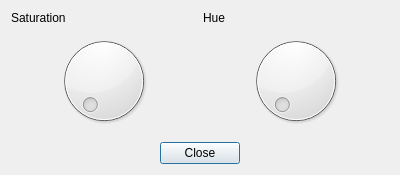
<?xml version="1.0" encoding="UTF-8"?>
<ui version="4.0">
 <class>ImageEditorDialog</class>
 <widget class="QDialog" name="ImageEditorDialog">
  <property name="geometry">
   <rect>
    <x>0</x>
    <y>0</y>
    <width>400</width>
    <height>175</height>
   </rect>
  </property>
  <property name="windowTitle">
   <string>Dialog</string>
  </property>
  <layout class="QVBoxLayout" name="verticalLayout">
   <item>
    <layout class="QHBoxLayout" name="horizontalLayout">
     <item>
      <layout class="QVBoxLayout" name="verticalLayout_saturation">
       <item>
        <widget class="QLabel" name="label_saturation">
         <property name="maximumSize">
          <size>
           <width>16777215</width>
           <height>50</height>
          </size>
         </property>
         <property name="text">
          <string>Saturation</string>
         </property>
        </widget>
       </item>
       <item>
        <widget class="QDial" name="dial_saturation">
         <property name="maximum">
          <number>255</number>
         </property>
        </widget>
       </item>
      </layout>
     </item>
     <item>
      <layout class="QVBoxLayout" name="verticalLayout_hue">
       <item>
        <widget class="QLabel" name="label_hue">
         <property name="maximumSize">
          <size>
           <width>16777215</width>
           <height>50</height>
          </size>
         </property>
         <property name="text">
          <string>Hue</string>
         </property>
        </widget>
       </item>
       <item>
        <widget class="QDial" name="dial_hue">
         <property name="maximum">
          <number>359</number>
         </property>
        </widget>
       </item>
      </layout>
     </item>
    </layout>
   </item>
   <item alignment="Qt::AlignHCenter|Qt::AlignBottom">
    <widget class="QPushButton" name="pushButton_close">
     <property name="maximumSize">
      <size>
       <width>100</width>
       <height>16777215</height>
      </size>
     </property>
     <property name="text">
      <string>Close</string>
     </property>
    </widget>
   </item>
  </layout>
 </widget>
 <resources/>
 <connections/>
</ui>
